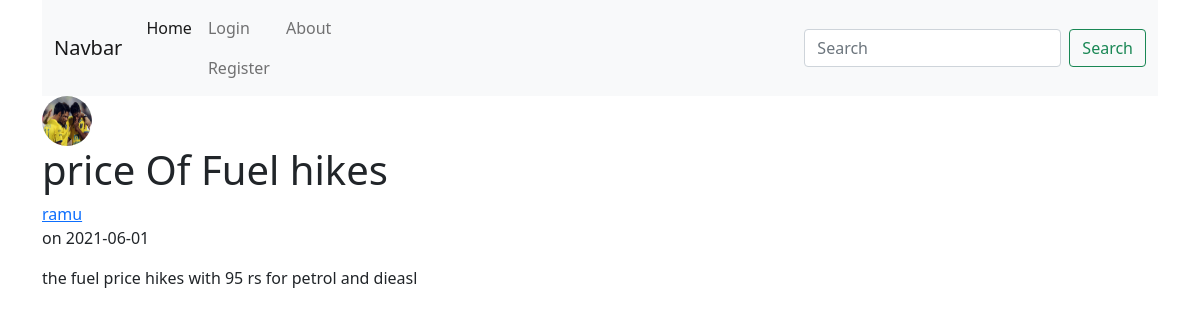
Screenshot of /post/8 with the database file from the repository.
### flask_blog/models.py (models this page shows, shortened)
class User(db.Model, UserMixin):
    id = db.Column(db.Integer ,primary_key = True)
    username = db.Column(db.String(20), unique = True ,nullable = False)
    email = db.Column(db.String(120),unique = True, nullable = False)
    image_file = db.Column(db.String(20) ,nullable = False, default = 'default.jpg')
    password = db.Column(db.String(60) ,nullable = False)
    posts = db.relationship('Post' ,backref = 'author' ,lazy=True)

class Post(db.Model):
    id = db.Column(db.Integer ,primary_key = True)
    title = db.Column(db.String(100) ,nullable = False)
    date_posted = db.Column(db.DateTime ,nullable = False,default = datetime.utcnow)
    content = db.Column(db.Text,nullable = False)
    user_id = db.Column(db.Integer ,db.ForeignKey('user.id'),nullable = False)

### flask_blog/posts/routes.py (the view)
@posts.route("/post/<int:post_id>")
def post(post_id):
    post = Post.query.get_or_404(post_id)
    return render_template('post.html' ,title = post.title , post=post)

### flask_blog/templates/post.html (shortened to what this page needs)
{% extends "layout.html" %}
{% block content %}
    <article class = "media content-section">
        <div>
            <img class = 'rounded-circle article-img' src="{{ url_for('static' , filename = 'Images/' + post.author.image_file) }}" width="50" height="50">
            <h1>{{ post.title }}</h1>
        </div>
        <div class="media-body">
            <div class="article-metadata">
                <a href="{{ url_for('users.user_posts' ,username = post.author.username) }}"> {{ post.author.username }}</a>
                <p class="mr-2">on {{ post.date_posted.strftime('%Y-%m-%d') }}</p>
                <p class="article-content">{{ post.content }}</p>
            </div>
        </div>
    </article>
{% endblock %}

### rows the page displays
User: image_file (picture), author.username "ramu"
Post: title "price Of Fuel hikes", date_posted "2021-06-01", content "the fuel price hikes with 95 rs for petrol and dieasl"
